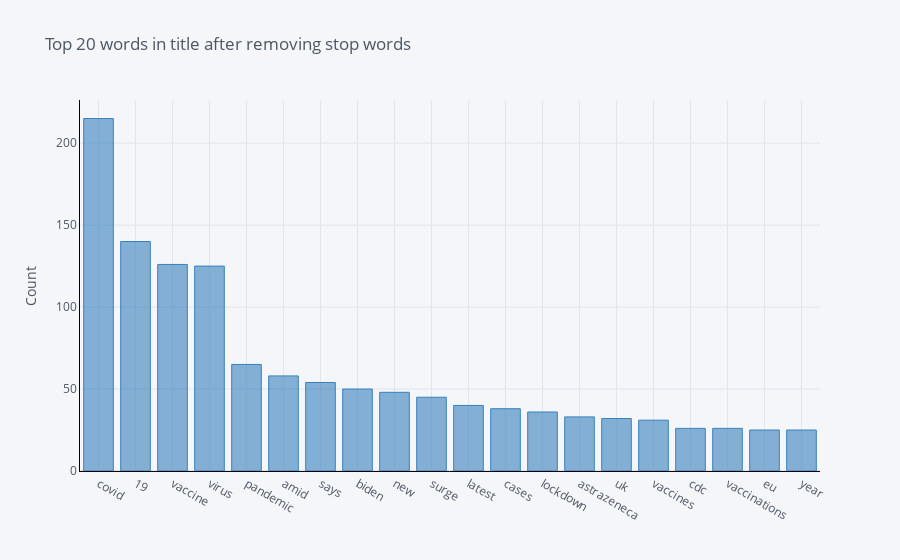

Source (notebook cell):
### Code cell
def get_top_n_words(corpus, n=None):
    vec = CountVectorizer(stop_words = 'english').fit(corpus)
    bag_of_words = vec.transform(corpus)
    sum_words = bag_of_words.sum(axis=0) 
    words_freq = [(word, sum_words[0, idx]) for word, idx in vec.vocabulary_.items()]
    words_freq =sorted(words_freq, key = lambda x: x[1], reverse=True)
    return words_freq[:n]
common_words = get_top_n_words(df['title'], 20)
df2 = pd.DataFrame(common_words, columns = ['title' , 'count'])
df2.groupby('title').sum()['count'].sort_values(ascending=False).iplot(
    kind='bar', yTitle='Count', linecolor='black', title='Top 20 words in title after removing stop words',
    color='blue')

### Figure 1 — Plotly figure (JSON) as saved in the notebook; plotly's stock layout.template omitted (floating-point values rounded to 4 significant figures)
{"data": [{"marker": {"color": "rgba(55, 128, 191, 0.6)", "line": {"color": "rgba(55, 128, 191, 1.0)", "width": 1}}, "name": "count", "orientation": "v", "text": "", "type": "bar", "x": ["covid", "19", "vaccine", "virus", "pandemic", "amid", "says", "biden", "new", "surge", "latest", "cases", "lockdown", "astrazeneca", "uk", "vaccines", "cdc", "vaccinations", "eu", "year"], "y": [215, 140, 126, 125, 65, 58, 54, 50, 48, 45, 40, 38, 36, 33, 32, 31, 26, 26, 25, 25]}], "layout": {"legend": {"bgcolor": "#F5F6F9", "font": {"color": "#4D5663"}}, "paper_bgcolor": "#F5F6F9", "plot_bgcolor": "#F5F6F9", "title": {"font": {"color": "#4D5663"}, "text": "Top 20 words in title after removing stop words"}, "xaxis": {"gridcolor": "#E1E5ED", "linecolor": "black", "showgrid": true, "tickfont": {"color": "#4D5663"}, "title": {"font": {"color": "#4D5663"}, "text": ""}, "zerolinecolor": "#E1E5ED"}, "yaxis": {"gridcolor": "#E1E5ED", "linecolor": "black", "showgrid": true, "tickfont": {"color": "#4D5663"}, "title": {"font": {"color": "#4D5663"}, "text": "Count"}, "zerolinecolor": "#E1E5ED"}}}
